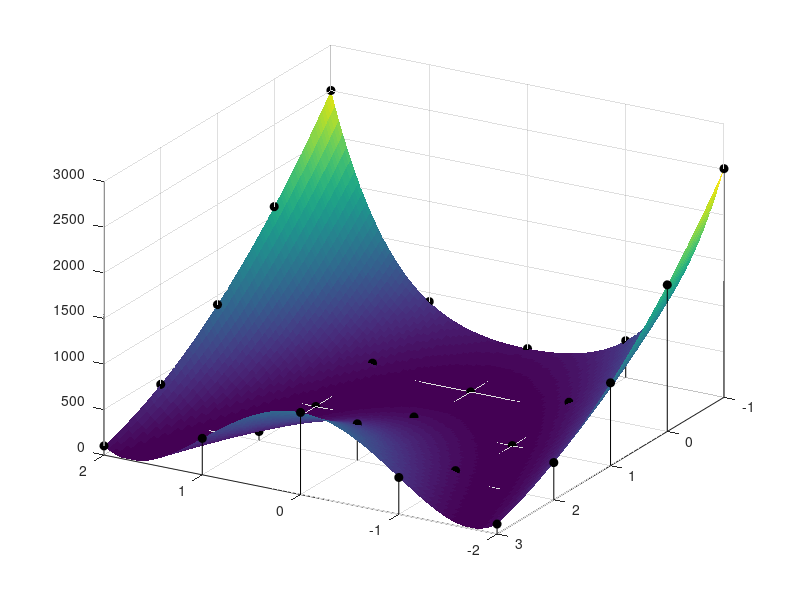

This figure's MATLAB source: (Note: this script raises an error after producing the figure.)
% This file is part of the SPLINTER library.
% Copyright (C) 2012 Bjarne Grimstad (bjarne.grimstad@gmail.com).
%
% This Source Code Form is subject to the terms of the Mozilla Public
% License, v. 2.0. If a copy of the MPL was not distributed with this
% file, You can obtain one at http://mozilla.org/MPL/2.0/.

% Example where the Rosenbrock function is approximated
close all

% Rosenbrock function
rosenbrock = @(x,y) (1-x).^2 + 100*(y-x.^2).^2;

% Coarse grid for with sample points
N = 5;
x = linspace(-2,2,N);
y = linspace(-1,3,N);
[X,Y] = meshgrid(x,y);
Z = rosenbrock(X,Y);

% Fine grid for plotting and evaluation of errors
Nd = 20*N;
xd = linspace(-2,2,Nd);
yd = linspace(-1,3,Nd);
[Xd,Yd] = meshgrid(xd,yd);
Zd = rosenbrock(Xd,Yd);

% Plot function and sample points
figure
surf(Xd,Yd,Zd, 'EdgeColor','none','LineStyle','none')
hold on
stem3(X,Y,Z, 'color', 'black', 'MarkerSize', 6, 'MarkerEdgeColor', 'black', 'MarkerFaceColor','black')
hold off
zlim([0,3000]);
view(210, 30);

% Sample function
d = DataTable;
for xi = x
   for yi = y
      d.add_sample([xi yi], rosenbrock(xi,yi));
   end
end

% Build approximations
approximator1 = BSpline(d, BSplineType.Linear);
approximator2 = BSpline(d, BSplineType.Quadratic);
approximator3 = BSpline(d, BSplineType.Cubic);
approximator4 = BSpline(d, BSplineType.Quartic);

% Evaluate approximations and compute errors
approx1 = zeros(Nd,Nd);
error1 = approx1;

approx2 = zeros(Nd,Nd);
error2 = approx2;

approx3 = zeros(Nd,Nd);
error3 = approx3;

approx4 = zeros(Nd,Nd);
error4 = approx4;

i=1;
for xi = xd
    j = 1;
    for yi = yd
        exact = rosenbrock(xi,yi);
        
        approx1(i,j) = approximator1.eval([xi yi]);
        error1(i,j) = (approx1(i,j) - exact);
        approx2(i,j) = approximator2.eval([xi yi]);
        error2(i,j) = (approx2(i,j) - exact);
        approx3(i,j) = approximator3.eval([xi yi]);
        error3(i,j) = (approx3(i,j) - exact);
        approx4(i,j) = approximator4.eval([xi yi]);
        error4(i,j) = (approx4(i,j) - exact);
        
        j = j+1;
    end
   i = i+1;
end

% Plot approximations
figure
subplot(2,2,1);
surf(xd, yd, approx1', 'EdgeColor','none','LineStyle','none')
zlim([0,3000]);
view(210, 30);
title('Linear');

subplot(2,2,2);
surf(xd, yd, approx2', 'EdgeColor','none','LineStyle','none')
zlim([0,3000]);
view(210, 30);
title('Quadratic');

subplot(2,2,3);
surf(xd, yd, approx3', 'EdgeColor','none','LineStyle','none')
zlim([0,3000]);
view(210, 30);
title('Cubic');

subplot(2,2,4);
surf(xd, yd, approx4', 'EdgeColor','none','LineStyle','none')
zlim([0,3000]);
view(210, 30);
title('Quartic');

% Plot errors
figure
subplot(2,2,1);
surf(xd, yd, abs(error1)', 'EdgeColor','none','LineStyle','none')
%zlim([0,3000]);
view(210, 30);
title('Linear');

subplot(2,2,2);
surf(xd, yd, abs(error2)', 'EdgeColor','none','LineStyle','none')
%zlim([0,3000]);
view(210, 30);
title('Quadratic');

subplot(2,2,3);
surf(xd, yd, abs(error3)', 'EdgeColor','none','LineStyle','none')
%zlim([0,3000]);
view(210, 30);
title('Cubic');

subplot(2,2,4);
surf(xd, yd, abs(error4)', 'EdgeColor','none','LineStyle','none')
%zlim([0,3000]);
view(210, 30);
title('Quartic');

% Compute absolute errors
disp('Max error with linear spline:');
abserror1 = max(max(abs(error1)));
abserror1

disp('Max error with cubic spline:');
abserror2 = max(max(abs(error2)));
abserror2

disp('Max error with cubic spline:');
abserror3 = max(max(abs(error3)));
abserror3

disp('Max error with cubic spline:');
abserror4 = max(max(abs(error4)));
abserror4

% Compute relative errors
rangef = abs(max(max(Zd)) - min(min(Zd)));

disp('Max relative error with linear spline:');
relerror1 = abserror1/rangef;
relerror1

disp('Max relative error with cubic spline:');
relerror2 = max(max(abs(error2)))/rangef;
relerror2

disp('Max relative error with cubic spline:');
relerror3 = max(max(abs(error3)))/rangef;
relerror3

disp('Max relative error with cubic spline:');
relerror4 = max(max(abs(error4)))/rangef;
relerror4